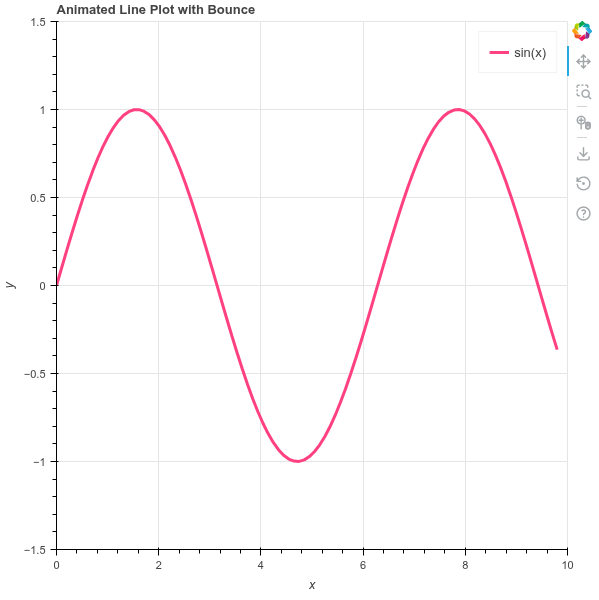

Source code (Python):
from bokeh.plotting import figure, show
from bokeh.models import CustomJS, ColumnDataSource
from bokeh.io import curdoc
from bokeh_rocks import save_plot
import numpy as np

# Generate some sample data
x = np.linspace(0, 10, 100)
y = np.sin(x)

# Create a ColumnDataSource with initial empty data
source = ColumnDataSource(data=dict(x=[], y=[]))

# Create a new plot with a title and axis labels
p = figure(title="Animated Line Plot with Bounce", x_axis_label='x', y_axis_label='y',
           x_range=(0, 10), y_range=(-1.5, 1.5))

# Add a line renderer with legend and gradient effect
line = p.line('x', 'y', source=source, legend_label="sin(x)", 
              line_width=3, line_color='#FF4081')  # Hot pink color for bounce effect
p.legend.click_policy = "hide"

# Create animation callback with bounce easing
animation = CustomJS(args=dict(source=source, x=x.tolist(), y=y.tolist()), code='''
    let counter = 0;
    const step = 2;  // Smaller step for smoother animation
    const total_points = x.length;
    
    function bounceOut(t) {
        const n1 = 7.5625;
        const d1 = 2.75;
        
        if (t < 1 / d1) {
            return n1 * t * t;
        } else if (t < 2 / d1) {
            t -= 1.5 / d1;
            return n1 * t * t + 0.75;
        } else if (t < 2.5 / d1) {
            t -= 2.25 / d1;
            return n1 * t * t + 0.9375;
        } else {
            t -= 2.625 / d1;
            return n1 * t * t + 0.984375;
        }
    }
    
    function frame() {
        if (counter < total_points) {
            const data = source.data;
            
            // Use bounce easing for the counter
            const progress = counter / total_points;
            const bounced_progress = bounceOut(progress);
            const current_length = Math.floor(bounced_progress * total_points);
            
            // Update data with bounced length
            data['x'] = x.slice(0, current_length);
            data['y'] = y.slice(0, current_length);
            source.change.emit();
            
            if (counter < total_points) {
                // Dynamic timing for bounce effect
                const delay = 20 + (10 * Math.sin(progress * Math.PI));  // Faster overall with slight variation
                counter += step;
                setTimeout(frame, delay);
            }
        }
    }
    
    frame();
''')

# Add plot to document and trigger animation
doc = curdoc()
doc.add_root(p)
doc.js_on_event('document_ready', animation)

# Show the plot
show(p)
save_plot(p, 'output/custom_plots_11')
